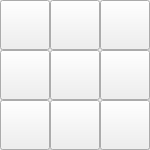
   <widget class="QGroupBox" name="Board4">
    <property name="geometry">
     <rect>
      <x>400</x>
      <y>220</y>
      <width>150</width>
      <height>150</height>
     </rect>
    </property>
    <property name="font">
     <font>
      <pointsize>20</pointsize>
      <bold>true</bold>
     </font>
    </property>
    <property name="title">
     <string/>
    </property>
    <widget class="QPushButton" name="pushButton_40">
     <property name="geometry">
      <rect>
       <x>0</x>
       <y>0</y>
       <width>50</width>
       <height>50</height>
      </rect>
     </property>
     <property name="font">
      <font>
       <pointsize>20</pointsize>
       <bold>true</bold>
      </font>
     </property>
     <property name="text">
      <string/>
     </property>
    </widget>
    <widget class="QPushButton" name="pushButton_41">
     <property name="geometry">
      <rect>
       <x>50</x>
       <y>0</y>
       <width>50</width>
       <height>50</height>
      </rect>
     </property>
     <property name="font">
      <font>
       <pointsize>20</pointsize>
       <bold>true</bold>
      </font>
     </property>
     <property name="text">
      <string/>
     </property>
    </widget>
    <widget class="QPushButton" name="pushButton_42">
     <property name="geometry">
      <rect>
       <x>100</x>
       <y>0</y>
       <width>50</width>
       <height>50</height>
      </rect>
     </property>
     <property name="font">
      <font>
       <pointsize>20</pointsize>
       <bold>true</bold>
      </font>
     </property>
     <property name="text">
      <string/>
     </property>
    </widget>
    <widget class="QPushButton" name="pushButton_43">
     <property name="geometry">
      <rect>
       <x>0</x>
       <y>50</y>
       <width>50</width>
       <height>50</height>
      </rect>
     </property>
     <property name="font">
      <font>
       <pointsize>20</pointsize>
       <bold>true</bold>
      </font>
     </property>
     <property name="text">
      <string/>
     </property>
    </widget>
    <widget class="QPushButton" name="pushButton_44">
     <property name="geometry">
      <rect>
       <x>50</x>
       <y>50</y>
       <width>50</width>
       <height>50</height>
      </rect>
     </property>
     <property name="font">
      <font>
       <pointsize>20</pointsize>
       <bold>true</bold>
      </font>
     </property>
     <property name="text">
      <string/>
     </property>
    </widget>
    <widget class="QPushButton" name="pushButton_45">
     <property name="geometry">
      <rect>
       <x>100</x>
       <y>50</y>
       <width>50</width>
       <height>50</height>
      </rect>
     </property>
     <property name="font">
      <font>
       <pointsize>20</pointsize>
       <bold>true</bold>
      </font>
     </property>
     <property name="text">
      <string/>
     </property>
    </widget>
    <widget class="QPushButton" name="pushButton_46">
     <property name="geometry">
      <rect>
       <x>0</x>
       <y>100</y>
       <width>50</width>
       <height>50</height>
      </rect>
     </property>
     <property name="font">
      <font>
       <pointsize>20</pointsize>
       <bold>true</bold>
      </font>
     </property>
     <property name="text">
      <string/>
     </property>
    </widget>
    <widget class="QPushButton" name="pushButton_47">
     <property name="geometry">
      <rect>
       <x>50</x>
       <y>100</y>
       <width>50</width>
       <height>50</height>
      </rect>
     </property>
     <property name="font">
      <font>
       <pointsize>20</pointsize>
       <bold>true</bold>
      </font>
     </property>
     <property name="text">
      <string/>
     </property>
    </widget>
    <widget class="QPushButton" name="pushButton_48">
     <property name="geometry">
      <rect>
       <x>100</x>
       <y>100</y>
       <width>50</width>
       <height>50</height>
      </rect>
     </property>
     <property name="font">
      <font>
       <pointsize>20</pointsize>
       <bold>true</bold>
      </font>
     </property>
     <property name="text">
      <string/>
     </property>
    </widget>
    <widget class="QLabel" name="winB_4">
     <property name="geometry">
      <rect>
       <x>0</x>
       <y>0</y>
       <width>150</width>
       <height>151</height>
      </rect>
     </property>
     <property name="font">
      <font>
       <pointsize>110</pointsize>
       <bold>false</bold>
      </font>
     </property>
     <property name="styleSheet">
      <string notr="true">color: rgb(51, 143, 255);</string>
     </property>
     <property name="text">
      <string/>
     </property>
     <property name="alignment">
      <set>Qt::AlignmentFlag::AlignCenter</set>
     </property>
    </widget>
   </widget>
